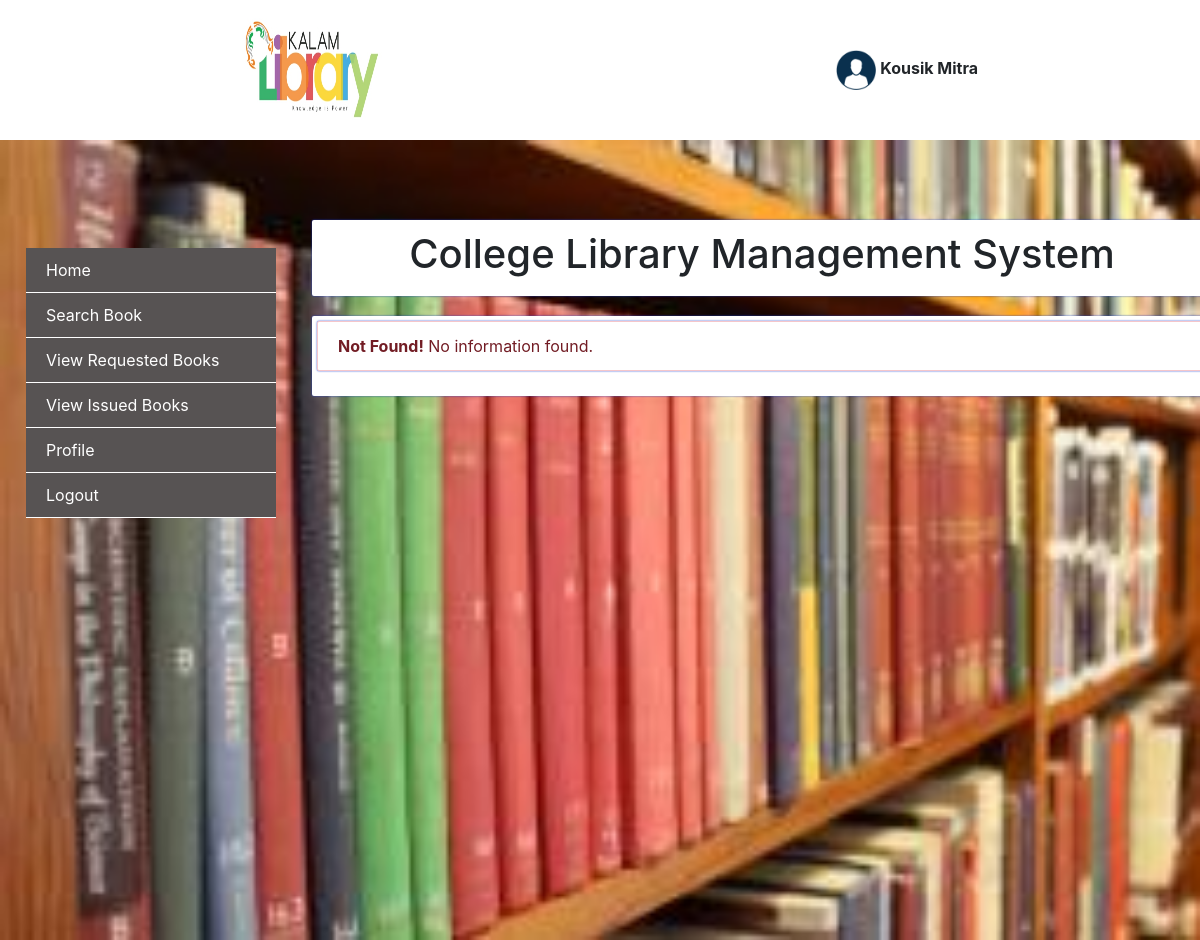
The page /students/viewrequests.php (signed in) on the database as committed earlier.
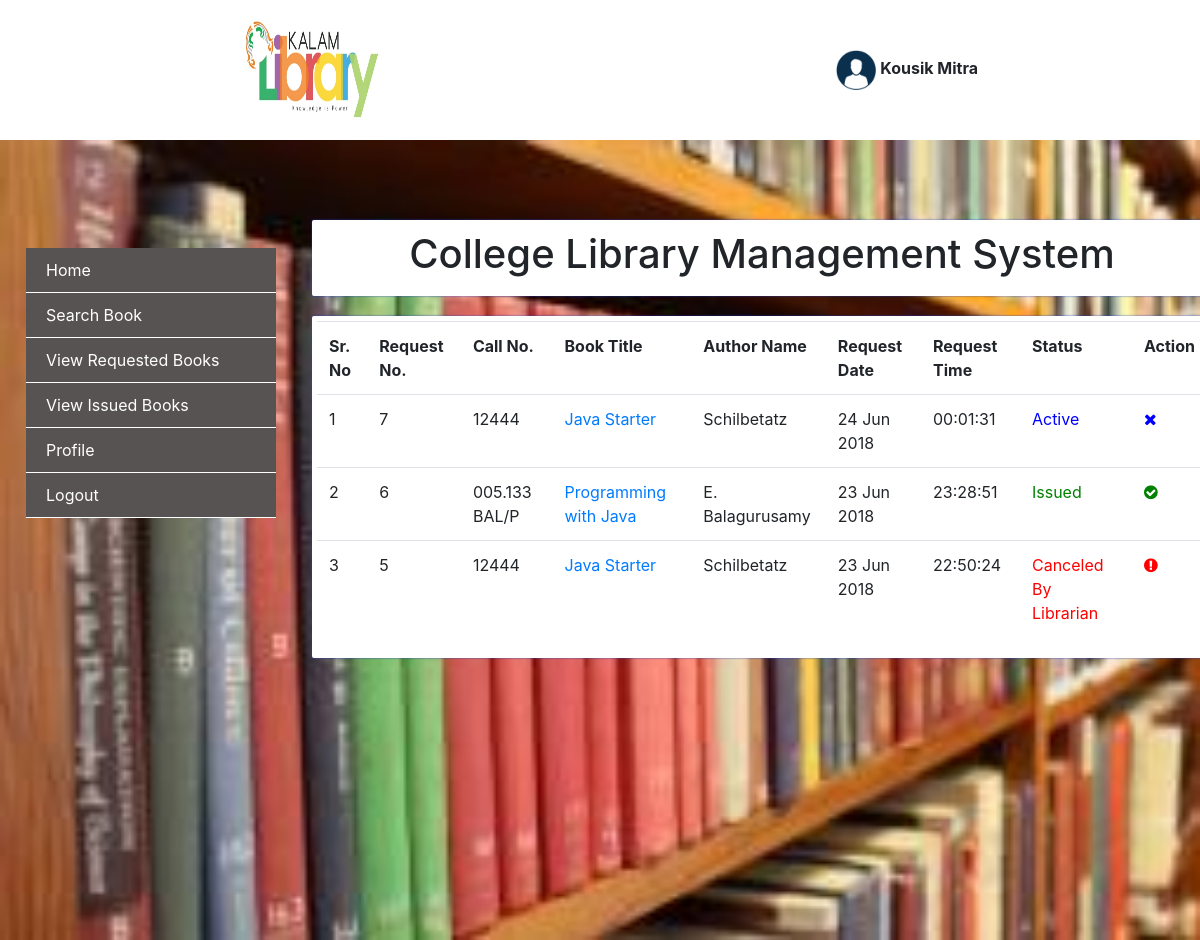
The same page on the database as committed later.
### tables this page shows
CREATE TABLE `requests` (
  `id` int(11) NOT NULL,
  `s_id` varchar(15) NOT NULL,
  `callno` varchar(15) NOT NULL,
  `req_date` date NOT NULL,
  `req_time` time NOT NULL,
  `status` int(1) NOT NULL DEFAULT '0'
);

CREATE TABLE `books` (
  `callno` varchar(15) NOT NULL,
  `title` varchar(30) NOT NULL,
  `author` varchar(40) NOT NULL,
  `publisher` varchar(30) NOT NULL,
  `description` text NOT NULL,
  `image` varchar(100) NOT NULL DEFAULT 'bookimage.jpg',
  `addedat` timestamp NOT NULL DEFAULT CURRENT_TIMESTAMP
);

### students/viewrequests.php (the view, shortened to what this page needs)
<?php
include_once "./includes/dbconnection.php";
?>
<!DOCTYPE html>
<html lang="en">
<head>
    <?php include_once "./includes/bootstrap.php" ?>
    <link rel="stylesheet" href=".\css\common.css">
    <link rel="stylesheet" href=".\css\viewrequests.css">
</head>
<body>
<div class="main">
        <?php include "./includes/topbar.php"; ?>
        </div>
        <div class="main-content">
            <?php include "./includes/sidebar.php"; ?>
            <div class="content">
                <div class="header">
                    <h1>College Library Management System</h1>
                </div>
                <div class="main-menu">
                    <div class="requests-result">
                    <?php
                    $sql = "SELECT id, requests.callno AS \"callno\", title, author, DATE_FORMAT(req_date,'%d %b %Y') AS \"req_date\", req_time, status FROM requests, books WHERE requests.callno=books.callno AND s_id='{$_SESSION['id']}' ORDER BY req_date DESC, req_time DESC";
                    $result = $conn->query($sql);
                    if($result->num_rows > 0){
                    ?>
                        <table class="result table">
                            <thead>
                                <td>Sr. No</td>
                                <td>Request No.</td>
                                <td>Call No.</td>
                                <td>Book Title</td>
                                <td>Author Name</td>
                                <td>Request Date</td>
                                <td>Request Time</td>
                                <td>Status</td>
                                <td>Action</td>
                            </thead>
                    <?php
                    $srno = 0;
                    while($row = $result->fetch_assoc()) {
                        $srno++;
                    ?>
                            <tr>
                                <td><?php echo "$srno"; ?></td>
                                <td><?php echo "{$row['id']}"; ?></td>
                                <td><?php echo "{$row['callno']}"; ?></td>
                                <td><a href="<?php echo "./book_details.php?callno={$row['callno']}"; ?>"><?php echo "{$row['title']}"; ?></a></td>
                                <td><?php echo "{$row['author']}"; ?></td>
                                <td><?php echo "{$row['req_date']}"; ?></td>
                                <td><?php echo "{$row['req_time']}"; ?></td>
                                <?php
                                if($row['status'] == 0){
                                ?>
                                <td><a link="#" style="color:blue">Active</a></td>
                                <?php
                                } else if($row['status'] == 1) {
                                ?>
                                <td><a link="#" style="color:green">Issued</a></td>
                                <?php
                                } else if($row['status'] == 2) {
                                ?>
                                <td><a link="#" style="color:red">Canceled By Librarian</a></td>
                                <?php
                                } else if($row['status'] == 3) {
                                ?>
                                <td><a link="#" style="color:red">Canceled By You</a></td>
                                <?php
                                }
                                ?>
                                <?php
                                if($row['status'] == 0){
                                ?>
                                <td><a href="./viewrequests.php?cancel=<?php echo "{$row['id']}"; ?>" style="color:blue"><i class="fa fa-close"></i></a></td>
                                <?php
                                } else if($row['status'] == 1){
                                ?>
                                <td><a link="#" style="color:green"><i class="fa fa-check-circle"></i></a></td>
                                <?php
                                } else {
                                ?>
                                <td><a link="#" style="color:red"><i class="fa fa-exclamation-circle"></i></a></td>
                                <?php
                                }
                                ?>
                            </tr>
                            <?php
                    }
                    ?>
                        </table>
                        <?php
                    } else {
                        ?>
                        <div class="alert alert-danger">
                        <strong>Not Found!</strong> No information found.
                        </div>
                    <?php
                    }
                    ?>
                    </div>
                </div>
            </div>
        </div>
    </div>
</body>
</html>

### students/includes/bootstrap.php (shortened to what this page needs)
<link rel="stylesheet" href="..\vendor\bootstrap-4.0.0-dist\css\bootstrap.min.css">
<link href="https://maxcdn.bootstrapcdn.com/bootstrap/4.0.0-alpha.2/css/bootstrap.min.css" rel="stylesheet"/>
<link rel="stylesheet" href="https://maxcdn.bootstrapcdn.com/font-awesome/4.5.0/css/font-awesome.min.css">

### students/includes/topbar.php
<div class="top-bar">
            <div class="title">
            <img src="./images/logo.jpg" alt="profile" height="120" width="150">
            </div>
            <div class="account">
                <img src="./images/profile.png" alt="profile" height="40" width="40">
                <b><?php echo $_SESSION['name']; ?></b>
            </div>

### students/includes/sidebar.php
<div>
<div class="side-menu navbar">
                <ul>
                    <li><a href="./home.php">Home</a></li>
                    <li><a href="./search.php">Search Book</a></li>
                    <li><a href="./viewrequests.php">View Requested Books</a></li>
                    <li><a href="#">View Issued Books</a></li>
                    <li><a href="#">Profile</a></li>
                    <li><a href="./logout.php">Logout</a></li>
                </ul>
            </div>
</div>

### students/css/common.css (style rules this page uses)
.top-bar { display: flex; flex-direction: row; align-items: center; justify-content: space-around; }
.title { margin: 10px; margin-left: 20px; }
.account { margin: 5px; }
.main-content { background: url("../images/slide1.jpg"); background-size: cover; display: flex; flex-direction: row; min-height:100vh; }
.side-menu { margin: 30px; margin-top: 100px; }
.side-menu ul { list-style-type: none; margin: 0; padding: 0; background: #575353; }
.side-menu ul a { display: block; padding-top: 10px; padding-left: 20px; padding-right: 20px; padding-bottom: 10px; width: 250px; color: white; border-bottom: 0.5px white solid; }
.content { margin: 30px; padding: 50px; }

### students/css/viewrequests.css (style rules this page uses)
.content div { margin-bottom: 20px; }
.header, .main-menu div { background: white; box-shadow: 0px 0px 2px #2141d1; border-radius: 2px; }
.header { padding: 10px 15px 10px 15px; display: flex; justify-content: center; align-items: center; }
.header h1 { width: auto; }
.side-menu { margin-top: 100px; margin-left: 10px; margin-right: 5px; }
.content { margin-top: 30px; margin-left: 5px; padding: 50px; padding-left: 10px; padding-right: 0; }
.requests-result { padding: 5px; width: 75vw; }
thead td { font-weight: bold; }

Rows that differ between the two databases and show on the page:
added requests: id "7", callno "12444", books.title "Java Starter", books.author "Schilbetatz", req_date "24 Jun 2018", req_time "00:01:31", status "Active"
added requests: id "6", callno "005.133 BAL/P", books.title "Programming with Java", books.author "E. Balagurusamy", req_date "23 Jun 2018", req_time "23:28:51", status "Issued"
added requests: id "5", callno "12444", books.title "Java Starter", books.author "Schilbetatz", req_date "23 Jun 2018", req_time "22:50:24", status "Canceled By Librarian"
Other text that changed with them:
text no longer shown: "Not Found! No information found."
text now shown: "Sr. No Request No. Call No. Book Title Author Name Request Date Request Time Status Action"
